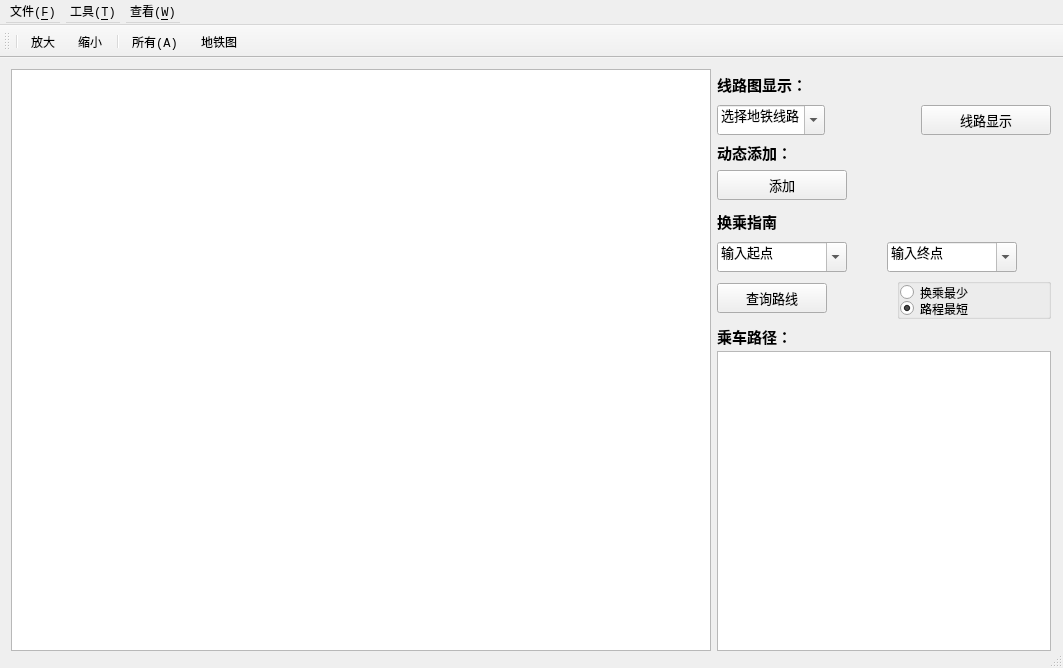
<?xml version="1.0" encoding="UTF-8"?>
<ui version="4.0">
 <class>MainWindow</class>
 <widget class="QMainWindow" name="MainWindow">
  <property name="enabled">
   <bool>true</bool>
  </property>
  <property name="geometry">
   <rect>
    <x>0</x>
    <y>0</y>
    <width>1063</width>
    <height>668</height>
   </rect>
  </property>
  <property name="minimumSize">
   <size>
    <width>1063</width>
    <height>668</height>
   </size>
  </property>
  <property name="maximumSize">
   <size>
    <width>1063</width>
    <height>680</height>
   </size>
  </property>
  <property name="font">
   <font>
    <family>Consolas</family>
   </font>
  </property>
  <property name="windowTitle">
   <string>上海市地铁换乘系统</string>
  </property>
  <property name="windowIcon">
   <iconset resource="resource.qrc">
    <normaloff>:/icon/icon/metro-shanghai.png</normaloff>:/icon/icon/metro-shanghai.png</iconset>
  </property>
  <property name="iconSize">
   <size>
    <width>24</width>
    <height>24</height>
   </size>
  </property>
  <widget class="QWidget" name="centralWidget">
   <property name="minimumSize">
    <size>
     <width>1030</width>
     <height>600</height>
    </size>
   </property>
   <widget class="QWidget" name="layoutWidget">
    <property name="geometry">
     <rect>
      <x>0</x>
      <y>0</y>
      <width>1062</width>
      <height>604</height>
     </rect>
    </property>
    <layout class="QHBoxLayout" name="horizontalLayout_2">
     <item>
      <widget class="QGraphicsView" name="graphicsView">
       <property name="minimumSize">
        <size>
         <width>700</width>
         <height>580</height>
        </size>
       </property>
       <property name="maximumSize">
        <size>
         <width>700</width>
         <height>16777215</height>
        </size>
       </property>
      </widget>
     </item>
     <item>
      <layout class="QVBoxLayout" name="verticalLayout_2" stretch="3,0,0,0,3,0,5,2,0">
       <property name="spacing">
        <number>6</number>
       </property>
       <item>
        <widget class="QLabel" name="labelAdd">
         <property name="minimumSize">
          <size>
           <width>280</width>
           <height>30</height>
          </size>
         </property>
         <property name="font">
          <font>
           <family>Consolas</family>
           <pointsize>11</pointsize>
           <weight>75</weight>
           <italic>false</italic>
           <bold>true</bold>
          </font>
         </property>
         <property name="text">
          <string>线路图显示：</string>
         </property>
         <property name="textFormat">
          <enum>Qt::AutoText</enum>
         </property>
        </widget>
       </item>
       <item>
        <layout class="QHBoxLayout" name="horizontalLayout">
         <item>
          <widget class="QComboBox" name="subwayRouteComboBox">
           <property name="minimumSize">
            <size>
             <width>100</width>
             <height>30</height>
            </size>
           </property>
           <property name="maximumSize">
            <size>
             <width>130</width>
             <height>30</height>
            </size>
           </property>
           <property name="font">
            <font>
             <pointsize>10</pointsize>
             <weight>50</weight>
             <bold>false</bold>
            </font>
           </property>
           <property name="editable">
            <bool>true</bool>
           </property>
           <item>
            <property name="text">
             <string>选择地铁线路</string>
            </property>
           </item>
           <item>
            <property name="text">
             <string>新建项目</string>
            </property>
           </item>
          </widget>
         </item>
         <item>
          <spacer name="horizontalSpacer_3">
           <property name="orientation">
            <enum>Qt::Horizontal</enum>
           </property>
           <property name="sizeHint" stdset="0">
            <size>
             <width>20</width>
             <height>20</height>
            </size>
           </property>
          </spacer>
         </item>
         <item>
          <widget class="QPushButton" name="routeViewPushButton">
           <property name="minimumSize">
            <size>
             <width>130</width>
             <height>30</height>
            </size>
           </property>
           <property name="maximumSize">
            <size>
             <width>130</width>
             <height>30</height>
            </size>
           </property>
           <property name="font">
            <font>
             <pointsize>10</pointsize>
            </font>
           </property>
           <property name="text">
            <string>线路显示</string>
           </property>
          </widget>
         </item>
        </layout>
       </item>
       <item>
        <widget class="QLabel" name="label_4">
         <property name="text">
          <string>&lt;html&gt;&lt;head/&gt;&lt;body&gt;&lt;p&gt;&lt;span style=&quot; font-size:11pt; font-weight:600;&quot;&gt;动态添加：&lt;/span&gt;&lt;/p&gt;&lt;/body&gt;&lt;/html&gt;</string>
         </property>
        </widget>
       </item>
       <item>
        <widget class="QPushButton" name="subwayAddPushButton">
         <property name="minimumSize">
          <size>
           <width>130</width>
           <height>30</height>
          </size>
         </property>
         <property name="maximumSize">
          <size>
           <width>130</width>
           <height>30</height>
          </size>
         </property>
         <property name="font">
          <font>
           <pointsize>10</pointsize>
          </font>
         </property>
         <property name="text">
          <string>添加</string>
         </property>
        </widget>
       </item>
       <item>
        <widget class="QLabel" name="labelTransfer">
         <property name="minimumSize">
          <size>
           <width>280</width>
           <height>30</height>
          </size>
         </property>
         <property name="font">
          <font>
           <family>Consolas</family>
           <pointsize>11</pointsize>
           <weight>75</weight>
           <bold>true</bold>
          </font>
         </property>
         <property name="text">
          <string>换乘指南</string>
         </property>
        </widget>
       </item>
       <item>
        <layout class="QHBoxLayout" name="horizontalLayout4" stretch="0,0,0,0,0,0">
         <property name="spacing">
          <number>10</number>
         </property>
         <item>
          <widget class="QComboBox" name="startStationComboBox">
           <property name="minimumSize">
            <size>
             <width>130</width>
             <height>30</height>
            </size>
           </property>
           <property name="maximumSize">
            <size>
             <width>130</width>
             <height>30</height>
            </size>
           </property>
           <property name="font">
            <font>
             <family>Consolas</family>
             <pointsize>10</pointsize>
            </font>
           </property>
           <property name="editable">
            <bool>true</bool>
           </property>
           <property name="iconSize">
            <size>
             <width>25</width>
             <height>16</height>
            </size>
           </property>
           <item>
            <property name="text">
             <string>输入起点</string>
            </property>
           </item>
          </widget>
         </item>
         <item>
          <spacer name="horizontalSpacer">
           <property name="orientation">
            <enum>Qt::Horizontal</enum>
           </property>
           <property name="sizeHint" stdset="0">
            <size>
             <width>80</width>
             <height>20</height>
            </size>
           </property>
          </spacer>
         </item>
         <item>
          <widget class="QLabel" name="label_2">
           <property name="text">
            <string/>
           </property>
          </widget>
         </item>
         <item>
          <widget class="QComboBox" name="dstStationComboBox">
           <property name="minimumSize">
            <size>
             <width>130</width>
             <height>30</height>
            </size>
           </property>
           <property name="maximumSize">
            <size>
             <width>130</width>
             <height>30</height>
            </size>
           </property>
           <property name="font">
            <font>
             <family>Consolas</family>
             <pointsize>10</pointsize>
            </font>
           </property>
           <property name="editable">
            <bool>true</bool>
           </property>
           <item>
            <property name="text">
             <string>输入终点</string>
            </property>
           </item>
          </widget>
         </item>
         <item>
          <widget class="QLabel" name="label_3">
           <property name="text">
            <string/>
           </property>
          </widget>
         </item>
         <item>
          <widget class="QLabel" name="label">
           <property name="text">
            <string/>
           </property>
          </widget>
         </item>
        </layout>
       </item>
       <item>
        <layout class="QHBoxLayout" name="horizontalLayout6" stretch="0,0,19">
         <property name="spacing">
          <number>10</number>
         </property>
         <item>
          <widget class="QPushButton" name="queryWayPushButton">
           <property name="minimumSize">
            <size>
             <width>110</width>
             <height>30</height>
            </size>
           </property>
           <property name="maximumSize">
            <size>
             <width>110</width>
             <height>30</height>
            </size>
           </property>
           <property name="font">
            <font>
             <family>Consolas</family>
             <pointsize>10</pointsize>
            </font>
           </property>
           <property name="text">
            <string>查询路线</string>
           </property>
          </widget>
         </item>
         <item>
          <spacer name="horizontalSpacer_2">
           <property name="orientation">
            <enum>Qt::Horizontal</enum>
           </property>
           <property name="sizeHint" stdset="0">
            <size>
             <width>60</width>
             <height>20</height>
            </size>
           </property>
          </spacer>
         </item>
         <item>
          <widget class="QGroupBox" name="groupBox">
           <property name="minimumSize">
            <size>
             <width>110</width>
             <height>30</height>
            </size>
           </property>
           <property name="title">
            <string/>
           </property>
           <layout class="QVBoxLayout" name="verticalLayout" stretch="0,1">
            <property name="spacing">
             <number>0</number>
            </property>
            <property name="leftMargin">
             <number>0</number>
            </property>
            <property name="topMargin">
             <number>0</number>
            </property>
            <property name="rightMargin">
             <number>0</number>
            </property>
            <property name="bottomMargin">
             <number>0</number>
            </property>
            <item>
             <widget class="QRadioButton" name="minTransferRadioButton">
              <property name="minimumSize">
               <size>
                <width>100</width>
                <height>15</height>
               </size>
              </property>
              <property name="font">
               <font>
                <family>Consolas</family>
               </font>
              </property>
              <property name="text">
               <string>换乘最少</string>
              </property>
             </widget>
            </item>
            <item>
             <widget class="QRadioButton" name="minDistanceRadioButton">
              <property name="minimumSize">
               <size>
                <width>100</width>
                <height>15</height>
               </size>
              </property>
              <property name="font">
               <font>
                <family>Consolas</family>
               </font>
              </property>
              <property name="text">
               <string>路程最短</string>
              </property>
              <property name="checked">
               <bool>true</bool>
              </property>
             </widget>
            </item>
           </layout>
          </widget>
         </item>
        </layout>
       </item>
       <item>
        <widget class="QLabel" name="labelTransferRoute">
         <property name="minimumSize">
          <size>
           <width>280</width>
           <height>20</height>
          </size>
         </property>
         <property name="font">
          <font>
           <family>Consolas</family>
           <pointsize>10</pointsize>
           <weight>75</weight>
           <bold>true</bold>
          </font>
         </property>
         <property name="text">
          <string>&lt;html&gt;&lt;head/&gt;&lt;body&gt;&lt;p&gt;&lt;span style=&quot; font-size:11pt;&quot;&gt;乘车路径：&lt;/span&gt;&lt;/p&gt;&lt;/body&gt;&lt;/html&gt;</string>
         </property>
        </widget>
       </item>
       <item>
        <widget class="QTextBrowser" name="transferRouteText">
         <property name="minimumSize">
          <size>
           <width>300</width>
           <height>300</height>
          </size>
         </property>
         <property name="font">
          <font>
           <family>Consolas</family>
          </font>
         </property>
        </widget>
       </item>
      </layout>
     </item>
    </layout>
   </widget>
  </widget>
  <widget class="QMenuBar" name="menuBar">
   <property name="geometry">
    <rect>
     <x>0</x>
     <y>0</y>
     <width>1063</width>
     <height>26</height>
    </rect>
   </property>
   <property name="minimumSize">
    <size>
     <width>0</width>
     <height>25</height>
    </size>
   </property>
   <widget class="QMenu" name="menuTool">
    <property name="title">
     <string>工具(&amp;T)</string>
    </property>
    <addaction name="actionTransfer"/>
   </widget>
   <widget class="QMenu" name="menuWatch">
    <property name="title">
     <string>查看(&amp;W)</string>
    </property>
    <addaction name="actiontoolBar"/>
   </widget>
   <widget class="QMenu" name="menuHelp">
    <property name="title">
     <string>文件(&amp;F)</string>
    </property>
    <addaction name="actionClose"/>
   </widget>
   <addaction name="menuHelp"/>
   <addaction name="menuTool"/>
   <addaction name="menuWatch"/>
  </widget>
  <widget class="QToolBar" name="mainToolBar">
   <property name="minimumSize">
    <size>
     <width>0</width>
     <height>0</height>
    </size>
   </property>
   <property name="iconSize">
    <size>
     <width>24</width>
     <height>24</height>
    </size>
   </property>
   <property name="toolButtonStyle">
    <enum>Qt::ToolButtonIconOnly</enum>
   </property>
   <attribute name="toolBarArea">
    <enum>TopToolBarArea</enum>
   </attribute>
   <attribute name="toolBarBreak">
    <bool>false</bool>
   </attribute>
   <addaction name="separator"/>
   <addaction name="toolEnlarge"/>
   <addaction name="toolShrink"/>
   <addaction name="separator"/>
   <addaction name="actionAddAll"/>
   <addaction name="actionLineMap"/>
  </widget>
  <widget class="QStatusBar" name="statusBar">
   <property name="minimumSize">
    <size>
     <width>0</width>
     <height>20</height>
    </size>
   </property>
  </widget>
  <action name="actionClose">
   <property name="checkable">
    <bool>true</bool>
   </property>
   <property name="text">
    <string>退出</string>
   </property>
   <property name="font">
    <font>
     <family>Consolas</family>
    </font>
   </property>
   <property name="shortcut">
    <string>Ctrl+E</string>
   </property>
  </action>
  <action name="toolEnlarge">
   <property name="icon">
    <iconset resource="resource.qrc">
     <normaloff>:/icon/icon/enlarge.png</normaloff>:/icon/icon/enlarge.png</iconset>
   </property>
   <property name="text">
    <string>放大</string>
   </property>
   <property name="toolTip">
    <string>点击放大</string>
   </property>
   <property name="font">
    <font>
     <family>Consolas</family>
    </font>
   </property>
   <property name="shortcut">
    <string>Ctrl+L</string>
   </property>
  </action>
  <action name="toolShrink">
   <property name="icon">
    <iconset resource="resource.qrc">
     <normaloff>:/icon/icon/shrink.png</normaloff>:/icon/icon/shrink.png</iconset>
   </property>
   <property name="text">
    <string>缩小</string>
   </property>
   <property name="toolTip">
    <string>点击缩小</string>
   </property>
   <property name="font">
    <font>
     <family>Consolas</family>
    </font>
   </property>
   <property name="shortcut">
    <string>Ctrl+S</string>
   </property>
  </action>
  <action name="actionTransfer">
   <property name="icon">
    <iconset resource="resource.qrc">
     <normaloff>:/icon/icon/query.png</normaloff>:/icon/icon/query.png</iconset>
   </property>
   <property name="text">
    <string>换乘指南(右栏)</string>
   </property>
   <property name="font">
    <font>
     <family>Consolas</family>
    </font>
   </property>
  </action>
  <action name="actionQueryInfo">
   <property name="text">
    <string>信息查询(预留)</string>
   </property>
   <property name="font">
    <font>
     <family>Consolas</family>
    </font>
   </property>
  </action>
  <action name="actionAddAll">
   <property name="icon">
    <iconset resource="resource.qrc">
     <normaloff>:/icon/icon/all.png</normaloff>:/icon/icon/all.png</iconset>
   </property>
   <property name="text">
    <string>所有(&amp;A)</string>
   </property>
   <property name="font">
    <font>
     <family>Consolas</family>
    </font>
   </property>
   <property name="shortcut">
    <string>Ctrl+A</string>
   </property>
  </action>
  <action name="actionAddLine">
   <property name="icon">
    <iconset resource="resource.qrc">
     <normaloff>:/icon/icon/subway.png</normaloff>:/icon/icon/subway.png</iconset>
   </property>
   <property name="text">
    <string>线路(&amp;L)</string>
   </property>
   <property name="font">
    <font>
     <family>Consolas</family>
    </font>
   </property>
   <property name="shortcut">
    <string>Ctrl+Shift+L</string>
   </property>
  </action>
  <action name="actionAddStation">
   <property name="icon">
    <iconset resource="resource.qrc">
     <normaloff>:/icon/icon/station.png</normaloff>:/icon/icon/station.png</iconset>
   </property>
   <property name="text">
    <string>站点(&amp;S)</string>
   </property>
   <property name="font">
    <font>
     <family>Consolas</family>
    </font>
   </property>
   <property name="shortcut">
    <string>Ctrl+Shift+S</string>
   </property>
  </action>
  <action name="actionAddConnect">
   <property name="icon">
    <iconset resource="resource.qrc">
     <normaloff>:/icon/icon/connect.png</normaloff>:/icon/icon/connect.png</iconset>
   </property>
   <property name="text">
    <string>连接(&amp;C)</string>
   </property>
   <property name="font">
    <font>
     <family>Consolas</family>
    </font>
   </property>
   <property name="shortcut">
    <string>Ctrl+Shift+C</string>
   </property>
  </action>
  <action name="actionAddByText">
   <property name="icon">
    <iconset>
     <normaloff>:/icon/icon/text.png</normaloff>:/icon/icon/text.png</iconset>
   </property>
   <property name="text">
    <string>文本方式(&amp;T)</string>
   </property>
   <property name="font">
    <font>
     <family>Consolas</family>
    </font>
   </property>
   <property name="shortcut">
    <string>Ctrl+Shift+T</string>
   </property>
  </action>
  <action name="actiontoolBar">
   <property name="checkable">
    <bool>true</bool>
   </property>
   <property name="checked">
    <bool>true</bool>
   </property>
   <property name="text">
    <string>toolBar</string>
   </property>
   <property name="font">
    <font>
     <family>Consolas</family>
    </font>
   </property>
  </action>
  <action name="actionstatusBar">
   <property name="checkable">
    <bool>true</bool>
   </property>
   <property name="checked">
    <bool>true</bool>
   </property>
   <property name="text">
    <string>statusBar</string>
   </property>
   <property name="font">
    <font>
     <family>Consolas</family>
    </font>
   </property>
  </action>
  <action name="actionLineMap">
   <property name="icon">
    <iconset resource="resource.qrc">
     <normaloff>:/icon/icon/map.png</normaloff>:/icon/icon/map.png</iconset>
   </property>
   <property name="text">
    <string>地铁图</string>
   </property>
   <property name="toolTip">
    <string>地铁网络线路图</string>
   </property>
   <property name="font">
    <font>
     <family>Consolas</family>
    </font>
   </property>
   <property name="shortcut">
    <string>Ctrl+M</string>
   </property>
  </action>
  <action name="actionWheel">
   <property name="enabled">
    <bool>false</bool>
   </property>
   <property name="icon">
    <iconset resource="resource.qrc">
     <normaloff>:/icon/icon/mouse.png</normaloff>:/icon/icon/mouse.png</iconset>
   </property>
   <property name="text">
    <string>鼠标可缩放</string>
   </property>
   <property name="font">
    <font>
     <family>Consolas</family>
    </font>
   </property>
  </action>
  <action name="actionQt">
   <property name="icon">
    <iconset theme="Qt">
     <normaloff>:/icon/icon/qt.png</normaloff>:/icon/icon/qt.png</iconset>
   </property>
   <property name="text">
    <string>关于Qt</string>
   </property>
   <property name="shortcut">
    <string>Ctrl+B</string>
   </property>
  </action>
  <action name="actionAuthor">
   <property name="icon">
    <iconset resource="resource.qrc">
     <normaloff>:/icon/icon/metro-shanghai.png</normaloff>:/icon/icon/metro-shanghai.png</iconset>
   </property>
   <property name="text">
    <string>制作者</string>
   </property>
  </action>
  <action name="actionuseHelp">
   <property name="icon">
    <iconset>
     <normaloff>:/icon/icon/help.png</normaloff>:/icon/icon/help.png</iconset>
   </property>
   <property name="text">
    <string>使用帮助</string>
   </property>
   <property name="font">
    <font>
     <family>Consolas</family>
    </font>
   </property>
   <property name="shortcut">
    <string>Ctrl+H</string>
   </property>
  </action>
  <action name="addAction">
   <property name="text">
    <string>动态添加</string>
   </property>
  </action>
 </widget>
 <layoutdefault spacing="6" margin="11"/>
 <resources>
  <include location="resource.qrc"/>
 </resources>
 <connections/>
</ui>
